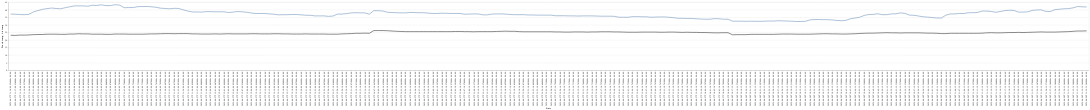

Notebook code cell kept with this figure:
### Code cell
# Shows evolution of track temperature for the Austrian Grand Prix, First Practice 2.
track_temp = alt.Chart(df_weather).mark_line().encode(
    alt.X("date").title("Date"),
    alt.Y("track_temperature").title("Track temp")
)

air_temp = alt.Chart(df_weather).mark_line(color="black").encode(
    alt.X("date").title("Date"),
    alt.Y("air_temperature").title("Air temp")    
)

track_temp + air_temp

### Figure 1 — Vega-Lite specification as saved in the notebook (floating-point values rounded to 4 significant figures; data arrays with more than 128 entries replaced by an {"elided": "..."} marker saying what was removed)
{"config": {"view": {"continuousWidth": 300, "continuousHeight": 300}}, "layer": [{"mark": {"type": "line"}, "encoding": {"x": {"field": "date", "title": "Date", "type": "nominal"}, "y": {"field": "track_temperature", "title": "Track temp", "type": "quantitative"}}}, {"mark": {"type": "line", "color": "black"}, "encoding": {"x": {"field": "date", "title": "Date", "type": "nominal"}, "y": {"field": "air_temperature", "title": "Air temp", "type": "quantitative"}}}], "data": {"name": "data-d2fc34ec2512d21b70713edf526d7552"}, "$schema": "https://vega.github.io/schema/vega-lite/v5.20.1.json", "datasets": {"data-d2fc34ec2512d21b70713edf526d7552": {"elided": "238 records"}}}
